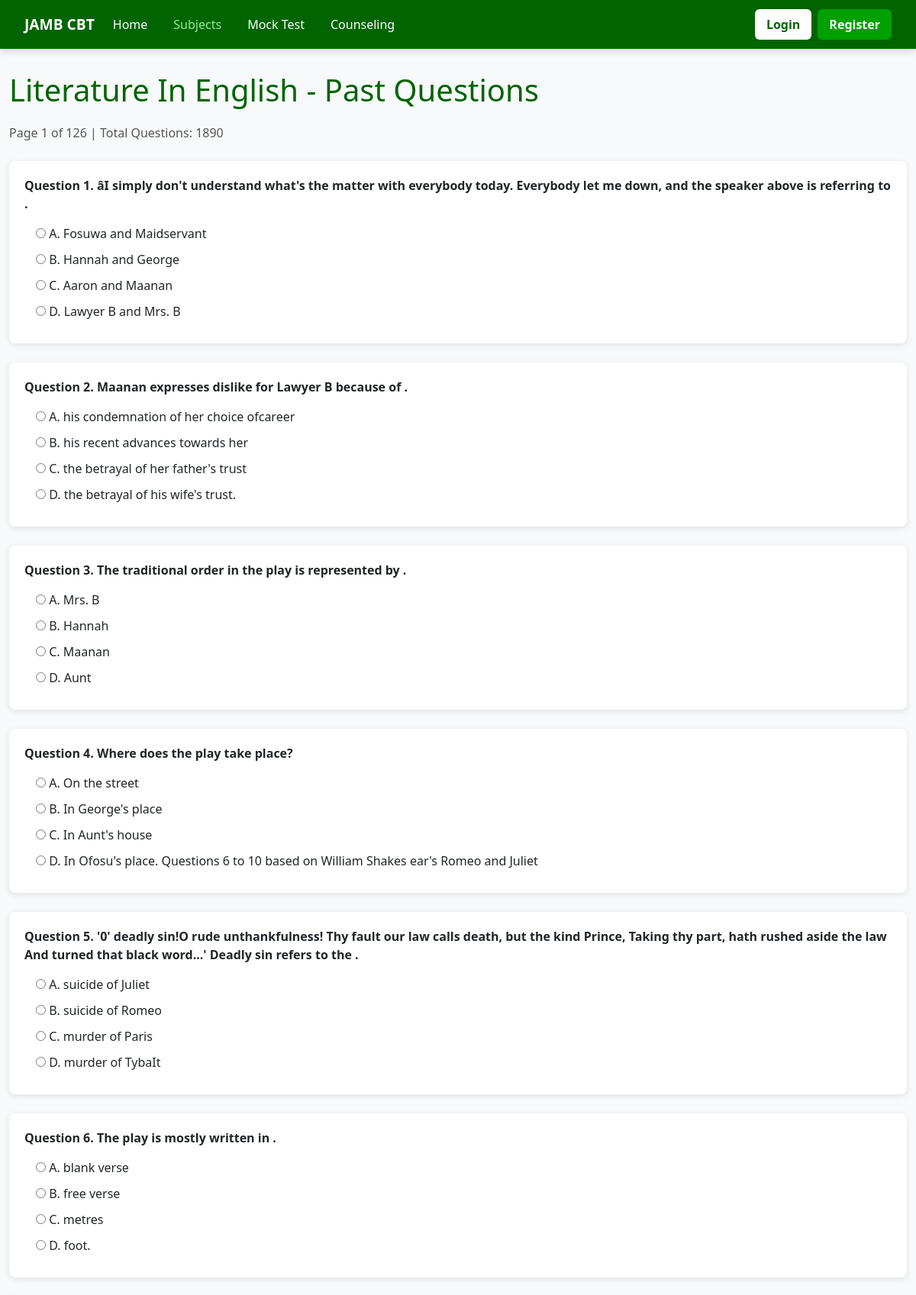
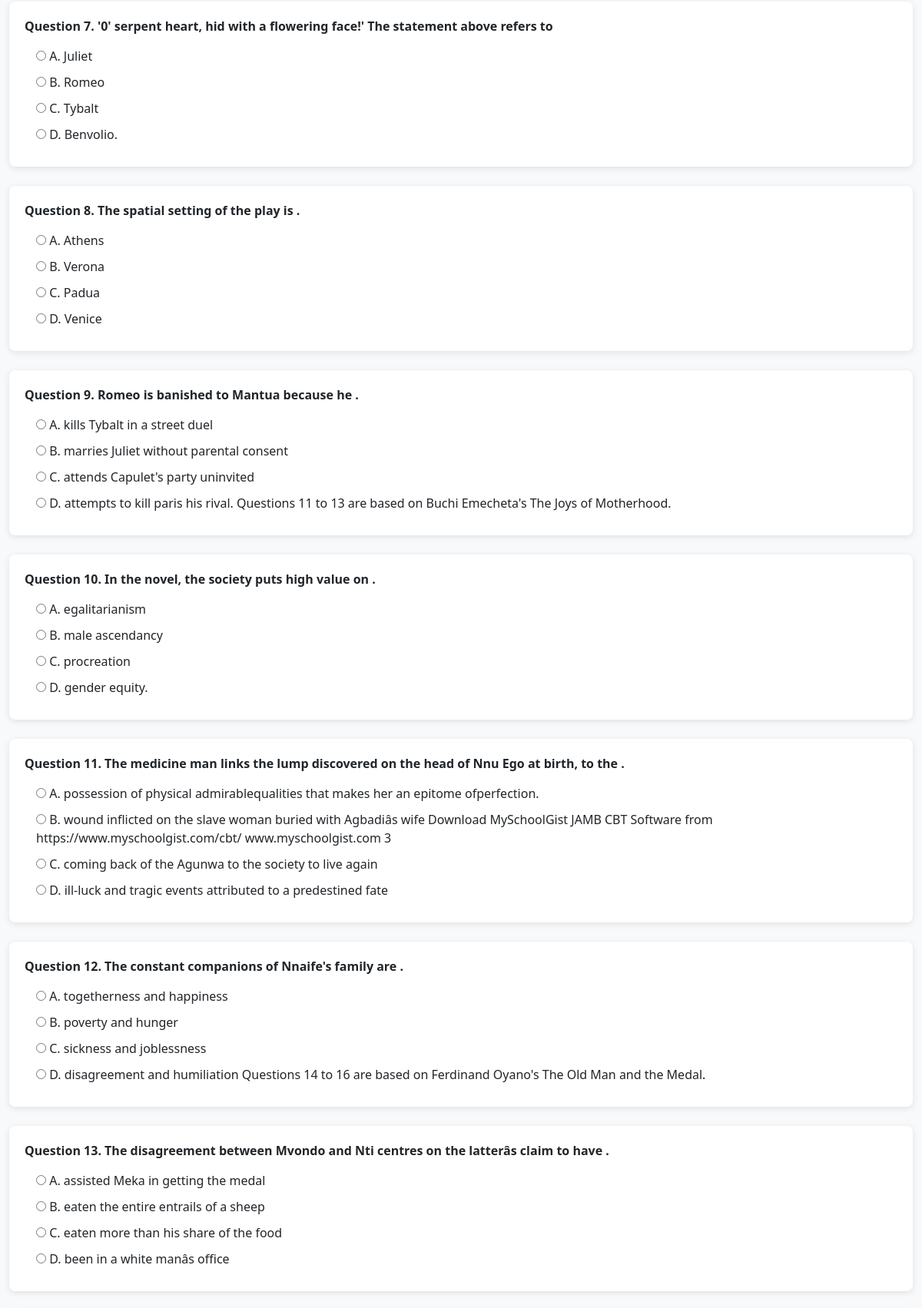
/exams/past/1/ (upper part), run on the app's committed database (2 pictures, top to bottom).
### exams/models.py (models this page shows, shortened)
class Subject(models.Model):
    name = models.CharField(max_length=200)

class Question(models.Model):
    subject = models.ForeignKey(Subject, on_delete=models.CASCADE, related_name='questions')
    question_text = models.TextField()
    option_a = models.CharField(max_length=500)
    option_b = models.CharField(max_length=500)
    option_c = models.CharField(max_length=500)
    option_d = models.CharField(max_length=500)
    correct_option = models.CharField(max_length=1, choices=[
        ('A', 'A'),
        ('B', 'B'),
        ('C', 'C'),
        ('D', 'D')
    ])
    year = models.IntegerField(null=True, blank=True)
    explanation = models.TextField(blank=True, null=True)

### exams/views.py (the view)
# urls.py: path("past/<int:subject_id>/", views.past_questions, name="past_questions"),
def past_questions(request, subject_id):
    subject = get_object_or_404(Subject, id=subject_id)
    all_questions = Question.objects.filter(subject=subject).order_by("id")
    page_number = request.GET.get("page", 1)
    try:
        page_number = int(page_number)
    except:
        page_number = 1
    per_page = 15
    start = (page_number - 1) * per_page
    end = start + per_page
    questions = all_questions[start:end]
    total_questions = all_questions.count()
    total_pages = (total_questions + per_page - 1) // per_page
    context = {
        "subject": subject,
        "questions": questions,
        "current_page": page_number,
        "total_pages": total_pages,
        "has_next": page_number < total_pages,
        "has_previous": page_number > 1,
        "total_questions": total_questions,
    }
    return render(
        request,
        "exams/past_questions.html",
        context
    )

### exams/templates/exams/past_questions.html (shortened to what this page needs)
{% extends "exams/base.html" %}
{% block content %}
<h1 style="color:#006400; margin-bottom:20px;">{{ subject.name }} - Past Questions</h1>
<p style="margin-bottom:25px; color:#555;">
    Page {{ current_page }} of {{ total_pages }} | Total Questions: {{ total_questions }}
</p>
{% for question in questions %}
<div style="margin-bottom:25px; background:white; padding:20px; border-radius:8px; box-shadow:0 2px 8px rgba(0,0,0,0.1);">
    <p style="font-weight:bold; margin-bottom:15px;">
        <strong>Question {{ forloop.counter }}.</strong> {{ question.question_text }}
    </p>
    <div style="margin-left:15px;">
        <label style="display:block; margin:10px 0;">
            <input type="radio" name="{{ question.id }}" value="A"> A. {{ question.option_a }}
        </label>
        <label style="display:block; margin:10px 0;">
            <input type="radio" name="{{ question.id }}" value="B"> B. {{ question.option_b }}
        </label>
        <label style="display:block; margin:10px 0;">
            <input type="radio" name="{{ question.id }}" value="C"> C. {{ question.option_c }}
        </label>
        <label style="display:block; margin:10px 0;">
            <input type="radio" name="{{ question.id }}" value="D"> D. {{ question.option_d }}
        </label>
    </div>
</div>
{% endfor %}
<br><br>
{% endblock %}

### exams/templates/exams/base.html (style rules this page uses)
* { margin:0; padding:0; box-sizing:border-box; }
body { font-family:'Segoe UI', Arial, sans-serif; background-color:#f8f9fa; }

### data on the page
Subject: name "Literature In English"
Question: question_text "âI simply don't understand what's the matter with everybody today. Everybody let me down, and the speaker above is referring to .", option_a "Fosuwa and Maidservant", option_b "Hannah and George", option_c "Aaron and Maanan", option_d "Lawyer B and Mrs. B"
Question: question_text "Maanan expresses dislike for Lawyer B because of .", option_a "his condemnation of her choice ofcareer", option_b "his recent advances towards her", option_c "the betrayal of her father's trust", option_d "the betrayal of his wife's trust."
Question: question_text "The traditional order in the play is represented by .", option_a "Mrs. B", option_b "Hannah", option_c "Maanan", option_d "Aunt"
Question: question_text "Where does the play take place?", option_a "On the street", option_b "In George's place", option_c "In Aunt's house", option_d "In Ofosu's place. Questions 6 to 10 based on William Shakes ear's Romeo and Juliet"
Question: question_text "'0' deadly sin!O rude unthankfulness! Thy fault our law calls death, but the kind Prince, Taking thy part, hath rushed aside the law And turned that black word...' Deadly sin refers to the .", option_a "suicide of Juliet", option_b "suicide of Romeo", option_c "murder of Paris", option_d "murder of TybaIt"
Question: question_text "The play is mostly written in .", option_a "blank verse", option_b "free verse", option_c "metres", option_d "foot."
Question: question_text "'0' serpent heart, hid with a flowering face!' The statement above refers to", option_a "Juliet", option_b "Romeo", option_c "Tybalt", option_d "Benvolio."
Question: question_text "The spatial setting of the play is .", option_a "Athens", option_b "Verona", option_c "Padua", option_d "Venice"
Question: question_text "Romeo is banished to Mantua because he .", option_a "kills Tybalt in a street duel", option_b "marries Juliet without parental consent", option_c "attends Capulet's party uninvited", option_d "attempts to kill paris his rival. Questions 11 to 13 are based on Buchi Emecheta's The Joys of Motherhood."
Question: question_text "In the novel, the society puts high value on .", option_a "egalitarianism", option_b "male ascendancy", option_c "procreation", option_d "gender equity."
Question: question_text "The medicine man links the lump discovered on the head of Nnu Ego at birth, to the .", option_a "possession of physical admirablequalities that makes her an epitome ofperfection.", option_b "wound inflicted on the slave woman buried with Agbadiâs wife Download MySchoolGist JAMB CBT Software from https://www.myschoolgist.com/cbt/ www.myschoolgist.com 3", option_c "coming back of the Agunwa to the society to live again", option_d "ill-luck and tragic events attributed to a predestined fate"
Question: question_text "The constant companions of Nnaife's family are .", option_a "togetherness and happiness", option_b "poverty and hunger", option_c "sickness and joblessness", option_d "disagreement and humiliation Questions 14 to 16 are based on Ferdinand Oyano's The Old Man and the Medal."
Question: question_text "The disagreement between Mvondo and Nti centres on the latterâs claim to have .", option_a "assisted Meka in getting the medal", option_b "eaten the entire entrails of a sheep", option_c "eaten more than his share of the food", option_d "been in a white manâs office"

### other printed values
{{ current_page }} "1"
{{ total_pages }} "126"
{{ total_questions }} "1890"
